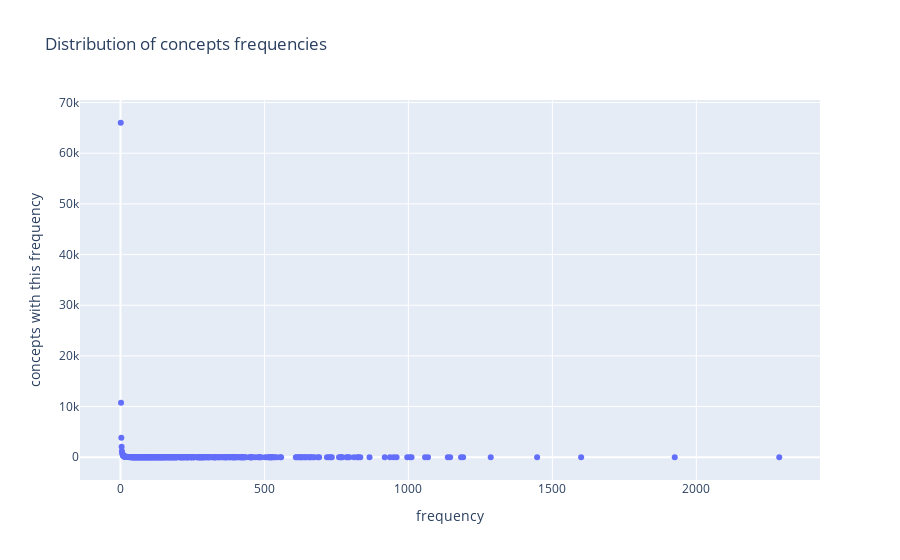

The cell this chart's notebook holds for it:
### Markdown cell above
### 3.4 Distribution of Concepts Frequency

It is useful to chart the overall distribution of how frequent concepts are. 

The bottom-left section of the chart shows the segment we are most likely to focus on, so to avoid concepts that appear only once, or the long-tail of highly frequent concepts that are likely to be common-words of little interest.

### Code cell
temp = concepts_unique.groupby('frequency', as_index=False)['concept'].count()
temp.rename(columns={'concept' : 'concepts with this frequency'}, inplace=True)
px.scatter(temp, 
           x="frequency", 
           y="concepts with this frequency",
          title="Distribution of concepts frequencies")

### Figure 1 — Plotly figure (JSON) as saved in the notebook; plotly's stock layout.template omitted (floating-point values rounded to 4 significant figures; data arrays with more than 128 entries replaced by an {"elided": "..."} marker saying what was removed)
{"data": [{"hovertemplate": "frequency=%{x}<br>concepts with this frequency=%{y}<extra></extra>", "legendgroup": "", "marker": {"color": "#636efa", "symbol": "circle"}, "mode": "markers", "name": "", "orientation": "v", "showlegend": false, "type": "scatter", "x": {"elided": "369 int values"}, "xaxis": "x", "y": {"elided": "369 int values"}, "yaxis": "y"}], "layout": {"autosize": true, "legend": {"tracegroupgap": 0}, "title": {"text": "Distribution of concepts frequencies"}, "xaxis": {"anchor": "y", "autorange": true, "domain": [0, 1], "range": [-141.8, 2431.0], "title": {"text": "frequency"}, "type": "linear"}, "yaxis": {"anchor": "x", "autorange": true, "domain": [0, 1], "range": [-5447.0, 71470.0], "title": {"text": "concepts with this frequency"}, "type": "linear"}}}
